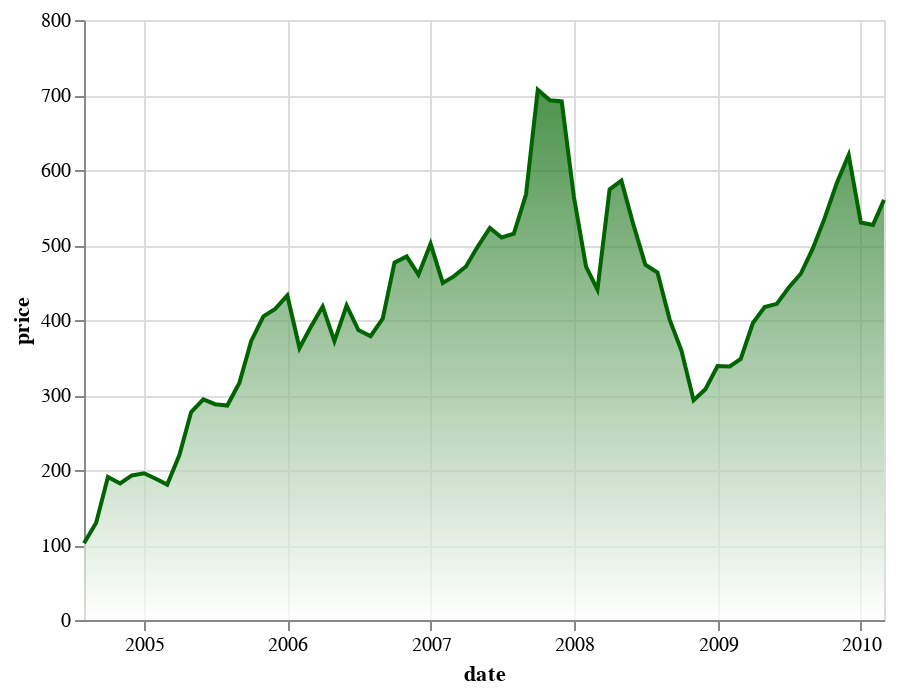

The code cell stored with this chart in its notebook:
### Code cell
source = data.stocks()

alt.Chart(source).transform_filter(
    'datum.symbol==="GOOG"'
).mark_area(
    line={'color':'darkgreen'},
    color=alt.Gradient(
        gradient='linear',
        stops=[alt.GradientStop(color='white', offset=0),
               alt.GradientStop(color='darkgreen', offset=1)],
        x1=1,
        x2=1,
        y1=1,
        y2=0
    )
).encode(
    alt.X('date:T'),
    alt.Y('price:Q')
)

### Figure 1 — Vega-Lite specification as saved in the notebook (floating-point values rounded to 4 significant figures; data arrays with more than 128 entries replaced by an {"elided": "..."} marker saying what was removed)
{"config": {"view": {"continuousWidth": 400, "continuousHeight": 300}}, "data": {"name": "data-96e857a61c6b623bafe23440d582a500"}, "mark": {"type": "area", "color": {"gradient": "linear", "stops": [{"color": "white", "offset": 0}, {"color": "darkgreen", "offset": 1}], "x1": 1, "x2": 1, "y1": 1, "y2": 0}, "line": {"color": "darkgreen"}}, "encoding": {"x": {"field": "date", "type": "temporal"}, "y": {"field": "price", "type": "quantitative"}}, "transform": [{"filter": "datum.symbol===\"GOOG\""}], "$schema": "https://vega.github.io/schema/vega-lite/v4.17.0.json", "datasets": {"data-96e857a61c6b623bafe23440d582a500": {"elided": "560 records"}}}
